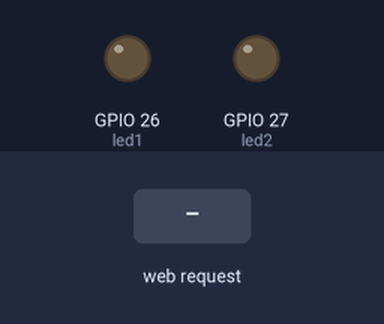
A sketch run on a simulated ESP32. On the bench: output pins drawn as LEDs (lit = HIGH). The test bench sets the inputs (shaded band). What the sketch prints to the serial monitor is not drawn.

Above: at 1.2 s.
1.3 s: HTTP request GET /led1/on received
At 1.6 s:
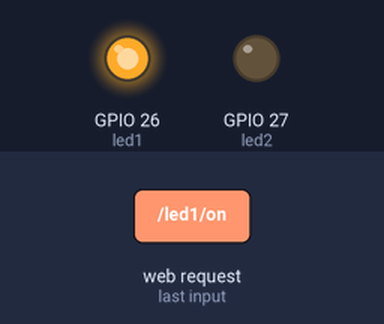
2.8 s: HTTP request GET /led2/on received
At 3.9 s:
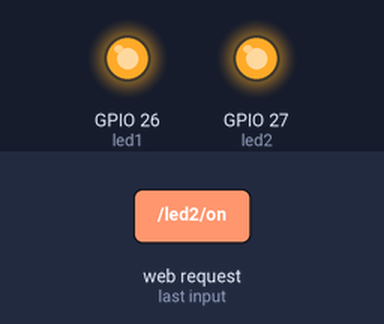
4.3 s: HTTP request GET /led1/off received
At 5.1 s:
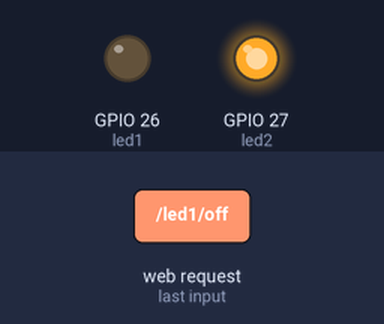
5.8 s: HTTP request GET /led2/off received
At 6.2 s:
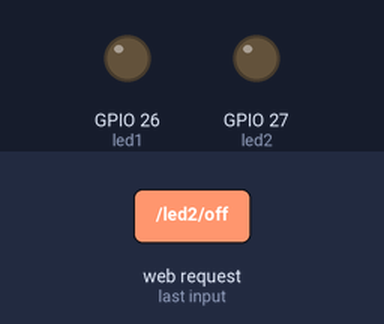
Timing chart, 0 to 8.3 s (numbered marks = the images above; inputs shaded):
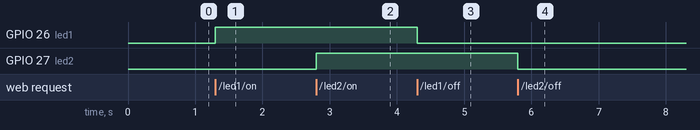

Measured:
- after the input at 1.3 s, GPIO 26 (led1): LOW → HIGH at once
- after the input at 2.8 s, GPIO 27 (led2): LOW → HIGH at once
- after the input at 4.3 s, GPIO 26 (led1): HIGH → LOW at once
- after the input at 5.8 s, GPIO 27 (led2): HIGH → LOW at once

The sketch:

es32AP-webserver.ino
```cpp
#include <WiFi.h>
#include <WebServer.h>

const char* ssid = "ESP32-Access-Point";
const char* password = "12345678";

const int led1 = 26;
const int led2 = 27;

bool led1State = false;
bool led2State = false;

WebServer server(80);

String makePage() {
  String html = R"rawliteral(
<!DOCTYPE html>
<html>
<head>
  <meta name="viewport" content="width=device-width, initial-scale=1">
  <title>ESP32 Control Panel</title>
  <style>
    body {
      font-family: Arial, sans-serif;
      text-align: center;
      background: #f2f2f2;
      margin: 0;
      padding: 30px 10px;
    }
    .card {
      background: white;
      max-width: 350px;
      margin: 15px auto;
      padding: 20px;
      border-radius: 12px;
    }
    button {
      padding: 12px 30px;
      border: none;
      border-radius: 8px;
      color: white;
      font-size: 18px;
      cursor: pointer;
    }
    .on { background: #16a34a; }
    .off { background: #dc2626; }
  </style>
</head>
<body>
  <h1>ESP32 Control Panel</h1>
  <p>Access Point Mode</p>

  <div class="card">
    <h2>LED 1 (GPIO 26)</h2>
    <p>State: %LED1%</p>
    <a href="/led1/on"><button class="on">ON</button></a>
    <a href="/led1/off"><button class="off">OFF</button></a>
  </div>

  <div class="card">
    <h2>LED 2 (GPIO 27)</h2>
    <p>State: %LED2%</p>
    <a href="/led2/on"><button class="on">ON</button></a>
    <a href="/led2/off"><button class="off">OFF</button></a>
  </div>
</body>
</html>
)rawliteral";

  html.replace("%LED1%", led1State ? "ON" : "OFF");
  html.replace("%LED2%", led2State ? "ON" : "OFF");

  return html;
}

void handleRoot() {
  server.send(200, "text/html", makePage());
}

void setLED1(bool state) {
  led1State = state;
  digitalWrite(led1, state ? HIGH : LOW);
  handleRoot();
}

void setLED2(bool state) {
  led2State = state;
  digitalWrite(led2, state ? HIGH : LOW);
  handleRoot();
}

void setup() {
  Serial.begin(115200);

  pinMode(led1, OUTPUT);
  pinMode(led2, OUTPUT);

  digitalWrite(led1, LOW);
  digitalWrite(led2, LOW);

  WiFi.mode(WIFI_AP);

  bool started = WiFi.softAP(ssid, password);

  if (started) {
    Serial.println("Access Point started!");
    Serial.print("Wi-Fi name: ");
    Serial.println(ssid);
    Serial.print("IP address: ");
    Serial.println(WiFi.softAPIP());
  } else {
    Serial.println("Failed to start Access Point!");
  }

  server.on("/", handleRoot);

  server.on("/led1/on", []() {
    setLED1(true);
  });

  server.on("/led1/off", []() {
    setLED1(false);
  });

  server.on("/led2/on", []() {
    setLED2(true);
  });

  server.on("/led2/off", []() {
    setLED2(false);
  });

  server.onNotFound([]() {
    server.send(404, "text/plain", "404 - Not Found");
  });

  server.begin();
  Serial.println("HTTP server started!");
}

void loop() {
  server.handleClient();
}
```
